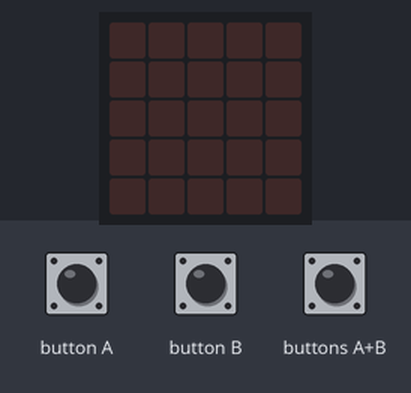
Recording of a program running on a simulated BBC micro:bit (MakeCode). Parts: the board's 5×5 LED display. Inputs (shaded band) come from the test bench. A reset restarts the program.

Above: at 1.6 s.
1.7 s: button A pressed for 0.15 s
At 2.05 s:
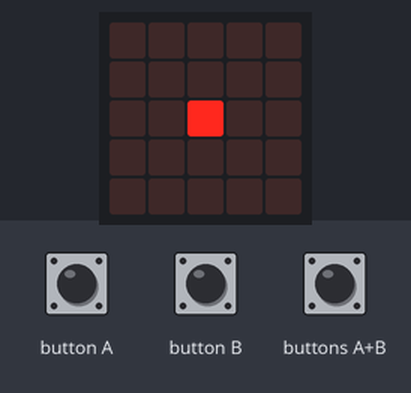
At 2.45 s:
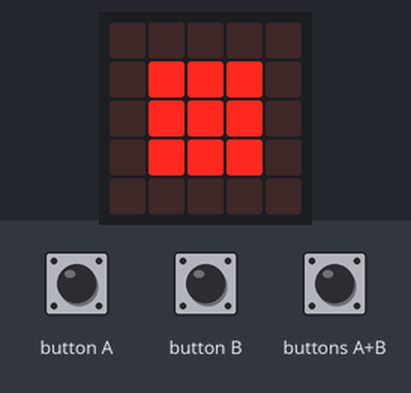
4.7 s: button B pressed for 0.15 s
Timing chart, 0 to 7.7 s (numbered marks = the images above; inputs shaded):
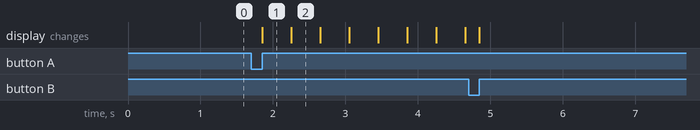

The program:

main.ts
```typescript
input.onButtonPressed(Button.A, function () {
    B = true
    while (true) {
        while (B) {
            basic.showLeds(`
                . . . . .
                . . . . .
                . . # . .
                . . . . .
                . . . . .
                `)
            basic.showLeds(`
                . . . . .
                . # # # .
                . # # # .
                . # # # .
                . . . . .
                `)
            basic.showLeds(`
                # # # # #
                # # # # #
                # # # # #
                # # # # #
                # # # # #
                `)
            basic.showLeds(`
                . . . . .
                . # # # .
                . # # # .
                . # # # .
                . . . . .
                `)
            basic.showLeds(`
                . . . . .
                . . . . .
                . . # . .
                . . . . .
                . . . . .
                `)
            basic.showLeds(`
                . . . . .
                . . . . .
                . . . . .
                . . . . .
                . . . . .
                `)
        }
        basic.clearScreen()
    }
})
input.onButtonPressed(Button.AB, function () {
    B = false
})
input.onButtonPressed(Button.B, function () {
    while (true) {
        control.reset()
        while (B) {
            basic.showLeds(`
                . . . . .
                . . . . .
                . . # . .
                . . . . .
                . . . . .
                `)
            basic.showLeds(`
                . . . . .
                . # # # .
                . # # # .
                . # # # .
                . . . . .
                `)
            basic.showLeds(`
                # # # # #
                # # # # #
                # # # # #
                # # # # #
                # # # # #
                `)
            basic.showLeds(`
                . . . . .
                . # # # .
                . # # # .
                . # # # .
                . . . . .
                `)
            basic.showLeds(`
                . . . . .
                . . . . .
                . . # . .
                . . . . .
                . . . . .
                `)
            basic.showLeds(`
                . . . . .
                . . . . .
                . . . . .
                . . . . .
                . . . . .
                `)
        }
        basic.clearScreen()
    }
})
let B = false
basic.showLeds(`
    . . . . .
    . . . . .
    . . . . .
    . . . . .
    . . . . .
    `)
```

test.ts
```typescript
// 在這裡測試；當此封包作為擴充功能時，將不會編譯此內容。
```

Measured:
- after the input at 1.7 s, the display: changes after 0.15 s (image 1)
- what the display in image 1 shows lasts 0.4 s, from 1.9 s to 2.3 s
